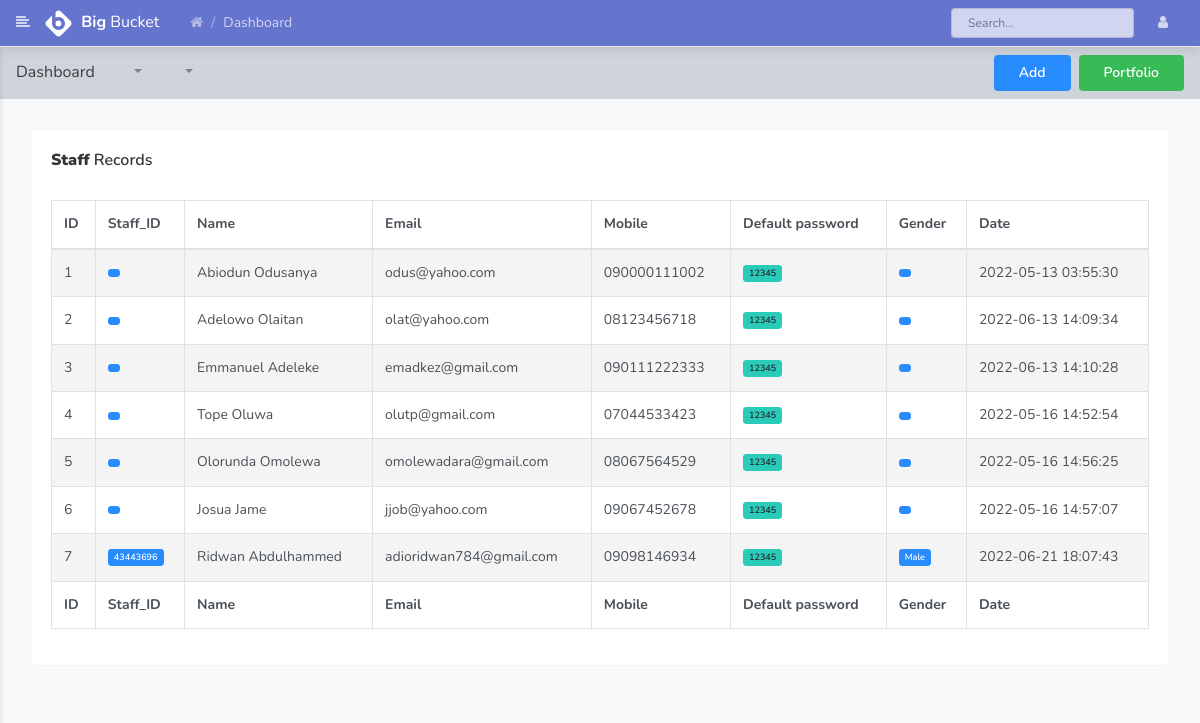
Page /staffs.php (signed in) on the committed database.
### tables this page shows
CREATE TABLE `users` (
  `id` int(11) NOT NULL,
  `firstname` varchar(55) DEFAULT NULL,
  `lastname` varchar(55) DEFAULT NULL,
  `username` varchar(255) DEFAULT NULL,
  `email` varchar(255) DEFAULT NULL,
  `phone` varchar(30) DEFAULT NULL,
  `password` varchar(100) DEFAULT NULL,
  `role` int(2) DEFAULT NULL,
  `unique_id` int(11) DEFAULT NULL,
  `gender` varchar(55) DEFAULT NULL,
  `mstatus` varchar(55) DEFAULT NULL,
  `address` varchar(255) DEFAULT NULL,
  `status` tinyint(1) DEFAULT NULL COMMENT '0=inactive, 1=active',
  `created` timestamp NOT NULL DEFAULT current_timestamp()
);

### auth/conn.php (called while the page is built, shortened)
<?php
function dbConnect(){
    try{
        $username='root';
        $pass='';
        $con= new pdo("mysql:host=localhost; dbname=giditalcashsys", $username, $pass);
        $con->setAttribute(PDO::ATTR_ERRMODE, PDO::ERRMODE_EXCEPTION);
        return $con;
    } catch (PDOException $e) {
        echo 'ERROR', $e->getMessage();
    }
}
?>

### staffs.php (the view, shortened to what this page needs)
<?php include 'head.php'; ?>
        <div class="page">
        <nav class="navbar navbar-expand-lg navbar-light bg-light">
            <a class="navbar-brand" href="javascript:void(0);">Dashboard</a>
            <div class="collapse navbar-collapse" id="navbarSupportedContent">
                <ul class="navbar-nav mr-auto">
                    <li class="nav-item dropdown">
                        <a class="nav-link dropdown-toggle" href="javascript:void(0);" role="button" data-toggle="dropdown" aria-haspopup="true" aria-expanded="false">&nbsp;</a>
                    </li>
                    <li class="nav-item dropdown">
                    </li>
                    <li class="nav-item dropdown">
                        <a class="nav-link dropdown-toggle" href="javascript:void(0);" role="button" data-toggle="dropdown" aria-haspopup="true" aria-expanded="false">&nbsp;</a>
                    </li>
                </ul>
                    <a href="add_staff" class="btn btn-primary">Add</a>
                    <a href="https://themeforest.net/user/wrraptheme/portfolio" title="Portfolio" class="btn btn-success ml-2">Portfolio</a>
            </div>
        </nav>
            <div class="container-fluid">
                <div class="row clearfix">
                    <div class="col-lg-12">
                        <div class="card">
                            <div class="header">
                                <h2><strong>Staff</strong> Records </h2>
                            </div>
                            <div class="body">
                                <div class="table-responsive">
                                    <table class="table table-bordered table-striped table-hover js-basic-example dataTable">
                                        <thead>
                                            <tr>
                                                <th>ID</th>
                                                <th>Staff_ID</th>
                                                <th>Name</th>
                                                <th>Email</th>
                                                <th>Mobile</th>
                                                <th>Default password</th>
                                                <th>Gender</th>
                                                <th>Date</th>
                                            </tr>
                                        </thead>
                                        <tfoot>
                                            <tr>
                                                <th>ID</th>
                                                <th>Staff_ID</th>
                                                <th>Name</th>
                                                <th>Email</th>
                                                <th>Mobile</th>
                                                <th>Default password</th>
                                                <th>Gender</th>
                                                <th>Date</th>
                                            </tr>
                                        </tfoot>
                                        <tbody>
                                            <?php
                                                $sql = dbConnect()->prepare("SELECT * FROM users WHERE role=2");
                                                $sql->execute();
                                                $i =0;
                                                if($sql->rowcount() < 1){
                                                    echo "No record found ...";
                                                }else{
                                                while ($row = $sql->fetch()){
                                                    $i +=1;?>
                                            <tr>
                                                <td><?php echo $i; ?></td>
                                                <td><span class="badge badge-primary"><?php echo $row['unique_id']; ?> </span></td>
                                                <td><?php echo $row['firstname'].' '. $row['lastname']; ?> </td>
                                                <td><?php echo $row['email']; ?></td>
                                                <td><?php echo $row['phone']; ?></td>
                                                <td><span class="badge badge-info"><?php echo '12345'; ?> </span></td>
                                                <td><span class="badge badge-primary"><?php echo $row['gender']; ?> </span> </td>
                                                <td><?php echo $row['created']; ?></td>
                                            </tr>
                                            <?php
                                                } }
                                            ?>
                                        </tbody>
                                    </table>
                                </div>
                            </div>
                        </div>
                    </div>
                </div>
            </div>
        </div>
    </div>
</body>
</html>

### rows in the picture
users: firstname "Abiodun", lastname "Odusanya", email "odus@yahoo.com", phone "090000111002", created "2022-05-13 03:55:30"
users: firstname "Adelowo", lastname "Olaitan", email "olat@yahoo.com", phone "08123456718", created "2022-06-13 14:09:34"
users: firstname "Emmanuel", lastname "Adeleke", email "emadkez@gmail.com", phone "090111222333", created "2022-06-13 14:10:28"
users: firstname "Tope", lastname "Oluwa", email "olutp@gmail.com", phone "07044533423", created "2022-05-16 14:52:54"
users: firstname "Olorunda", lastname "Omolewa", email "omolewadara@gmail.com", phone "08067564529", created "2022-05-16 14:56:25"
users: firstname "Josua", lastname "Jame", email "jjob@yahoo.com", phone "09067452678", created "2022-05-16 14:57:07"
users: unique "43443696", firstname "Ridwan", lastname "Abdulhammed", email "adioridwan784@gmail.com", phone "09098146934", gender "Male", created "2022-06-21 18:07:43"
